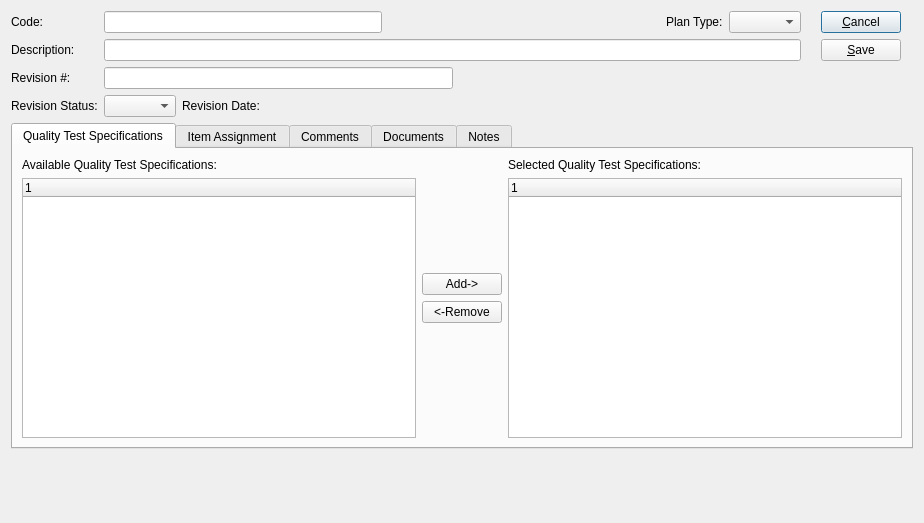
<?xml version="1.0" encoding="UTF-8"?>
<ui version="4.0">
 <comment>This file is part of the Quality Package for xTuple ERP, and is
 Copyright (c) 1999-2017 by OpenMFG LLC, d/b/a xTuple.
 It is licensed to you under the xTuple End-User License Agreement
 (&quot;the EULA&quot;), the full text of which is available at www.xtuple.com/EULA
 While the EULA gives you access to source code and encourages your
 involvement in the development process, this Package is not free software.
 By using this software, you agree to be bound by the terms of the EULA.</comment>
 <class>qplan</class>
 <widget class="QDialog" name="qplan">
  <property name="geometry">
   <rect>
    <x>0</x>
    <y>0</y>
    <width>924</width>
    <height>523</height>
   </rect>
  </property>
  <property name="windowTitle">
   <string>Quality Plan</string>
  </property>
  <property name="layoutDirection">
   <enum>Qt::LeftToRight</enum>
  </property>
  <layout class="QVBoxLayout" name="verticalLayout_2">
   <item>
    <layout class="QHBoxLayout" name="horizontalLayout_3">
     <item>
      <layout class="QGridLayout" name="gridLayout_7">
       <item row="2" column="0">
        <widget class="QLabel" name="_revNumLit">
         <property name="text">
          <string>Revision #:</string>
         </property>
        </widget>
       </item>
       <item row="0" column="0">
        <widget class="QLabel" name="_codeLit">
         <property name="text">
          <string>Code:</string>
         </property>
        </widget>
       </item>
       <item row="1" column="0">
        <widget class="QLabel" name="_descLit">
         <property name="text">
          <string>Description:</string>
         </property>
        </widget>
       </item>
       <item row="3" column="0">
        <widget class="QLabel" name="_revStatLit">
         <property name="text">
          <string>Revision Status:</string>
         </property>
        </widget>
       </item>
       <item row="1" column="1">
        <widget class="XLineEdit" name="_desc"/>
       </item>
       <item row="2" column="1">
        <layout class="QHBoxLayout" name="horizontalLayout">
         <item>
          <widget class="XLineEdit" name="_revnum">
           <property name="enabled">
            <bool>true</bool>
           </property>
          </widget>
         </item>
         <item>
          <spacer name="horizontalSpacer_3">
           <property name="orientation">
            <enum>Qt::Horizontal</enum>
           </property>
           <property name="sizeHint" stdset="0">
            <size>
             <width>40</width>
             <height>20</height>
            </size>
           </property>
          </spacer>
         </item>
        </layout>
       </item>
       <item row="0" column="1">
        <layout class="QHBoxLayout" name="horizontalLayout_2">
         <item>
          <widget class="QLineEdit" name="_code"/>
         </item>
         <item>
          <spacer name="horizontalSpacer_2">
           <property name="orientation">
            <enum>Qt::Horizontal</enum>
           </property>
           <property name="sizeHint" stdset="0">
            <size>
             <width>40</width>
             <height>20</height>
            </size>
           </property>
          </spacer>
         </item>
         <item>
          <widget class="XLabel" name="_planTypeLit">
           <property name="text">
            <string>Plan Type:</string>
           </property>
          </widget>
         </item>
         <item>
          <widget class="XComboBox" name="_planType"/>
         </item>
        </layout>
       </item>
       <item row="3" column="1">
        <layout class="QHBoxLayout" name="horizontalLayout_4">
         <item>
          <widget class="XComboBox" name="_revstat">
           <property name="allowNull">
            <bool>false</bool>
           </property>
          </widget>
         </item>
         <item>
          <widget class="XLabel" name="_revDateLit">
           <property name="text">
            <string>Revision Date:</string>
           </property>
          </widget>
         </item>
         <item>
          <widget class="DLineEdit" name="_revDate"/>
         </item>
         <item>
          <spacer name="horizontalSpacer">
           <property name="orientation">
            <enum>Qt::Horizontal</enum>
           </property>
           <property name="sizeHint" stdset="0">
            <size>
             <width>40</width>
             <height>20</height>
            </size>
           </property>
          </spacer>
         </item>
        </layout>
       </item>
      </layout>
     </item>
     <item>
      <layout class="QVBoxLayout" name="verticalLayout">
       <property name="leftMargin">
        <number>14</number>
       </property>
       <property name="rightMargin">
        <number>12</number>
       </property>
       <item>
        <widget class="QPushButton" name="_cancel">
         <property name="text">
          <string>&amp;Cancel</string>
         </property>
         <property name="shortcut">
          <string>Ctrl+C</string>
         </property>
        </widget>
       </item>
       <item>
        <widget class="QPushButton" name="_save">
         <property name="text">
          <string>&amp;Save</string>
         </property>
         <property name="shortcut">
          <string>Ctrl+S</string>
         </property>
        </widget>
       </item>
       <item>
        <spacer name="verticalSpacer_4">
         <property name="orientation">
          <enum>Qt::Vertical</enum>
         </property>
         <property name="sizeHint" stdset="0">
          <size>
           <width>20</width>
           <height>40</height>
          </size>
         </property>
        </spacer>
       </item>
       <item>
        <spacer name="verticalSpacer">
         <property name="orientation">
          <enum>Qt::Vertical</enum>
         </property>
         <property name="sizeType">
          <enum>QSizePolicy::Fixed</enum>
         </property>
         <property name="sizeHint" stdset="0">
          <size>
           <width>20</width>
           <height>0</height>
          </size>
         </property>
        </spacer>
       </item>
      </layout>
     </item>
    </layout>
   </item>
   <item>
    <widget class="QTabWidget" name="_tabs">
     <property name="currentIndex">
      <number>0</number>
     </property>
     <widget class="QWidget" name="_qspecTab">
      <attribute name="title">
       <string>Quality Test Specifications</string>
      </attribute>
      <layout class="QGridLayout" name="gridLayout_6">
       <item row="0" column="0">
        <layout class="QHBoxLayout" name="horizontalLayout_5">
         <item>
          <layout class="QVBoxLayout" name="verticalLayout_5">
           <item>
            <widget class="QLabel" name="_compAvailableSuccessorsLit">
             <property name="text">
              <string>Available Quality Test Specifications:</string>
             </property>
            </widget>
           </item>
           <item>
            <widget class="XTreeWidget" name="_availableQSpecs"/>
           </item>
          </layout>
         </item>
         <item>
          <layout class="QVBoxLayout" name="verticalLayout_3">
           <item>
            <spacer>
             <property name="orientation">
              <enum>Qt::Vertical</enum>
             </property>
             <property name="sizeType">
              <enum>QSizePolicy::Fixed</enum>
             </property>
             <property name="sizeHint" stdset="0">
              <size>
               <width>20</width>
               <height>20</height>
              </size>
             </property>
            </spacer>
           </item>
           <item>
            <layout class="QVBoxLayout" name="verticalLayout_4">
             <item>
              <widget class="QPushButton" name="_addSpec">
               <property name="focusPolicy">
                <enum>Qt::NoFocus</enum>
               </property>
               <property name="text">
                <string>Add-&gt;</string>
               </property>
              </widget>
             </item>
             <item>
              <widget class="QPushButton" name="_removeSpec">
               <property name="focusPolicy">
                <enum>Qt::NoFocus</enum>
               </property>
               <property name="text">
                <string>&lt;-Remove</string>
               </property>
              </widget>
             </item>
            </layout>
           </item>
           <item>
            <spacer>
             <property name="orientation">
              <enum>Qt::Vertical</enum>
             </property>
             <property name="sizeType">
              <enum>QSizePolicy::Fixed</enum>
             </property>
             <property name="sizeHint" stdset="0">
              <size>
               <width>20</width>
               <height>20</height>
              </size>
             </property>
            </spacer>
           </item>
          </layout>
         </item>
         <item>
          <layout class="QVBoxLayout" name="verticalLayout_6">
           <item>
            <widget class="QLabel" name="_addedbooitemsLit">
             <property name="text">
              <string>Selected Quality Test Specifications:</string>
             </property>
            </widget>
           </item>
           <item>
            <widget class="XTreeWidget" name="_selectedQSpecs"/>
           </item>
          </layout>
         </item>
        </layout>
       </item>
      </layout>
     </widget>
     <widget class="QWidget" name="_itemAssignments">
      <attribute name="title">
       <string>Item Assignment</string>
      </attribute>
      <layout class="QGridLayout" name="gridLayout_5">
       <item row="11" column="0">
        <layout class="QHBoxLayout" name="horizontalLayout_6">
         <item>
          <layout class="QVBoxLayout" name="verticalLayout_7">
           <item>
            <widget class="QLabel" name="_assignedItemsLit">
             <property name="text">
              <string>Assigned Items:</string>
             </property>
            </widget>
           </item>
           <item>
            <widget class="XTreeWidget" name="_assignedItems">
             <zorder>qt_scrollarea_viewport</zorder>
            </widget>
           </item>
          </layout>
         </item>
         <item>
          <layout class="QVBoxLayout" name="verticalLayout_8">
           <item>
            <layout class="QVBoxLayout" name="verticalLayout_9">
             <item>
              <widget class="QPushButton" name="_addItem">
               <property name="text">
                <string>Add Item</string>
               </property>
              </widget>
             </item>
             <item>
              <widget class="QPushButton" name="_editItem">
               <property name="enabled">
                <bool>false</bool>
               </property>
               <property name="text">
                <string>Edit Item</string>
               </property>
              </widget>
             </item>
             <item>
              <widget class="QPushButton" name="_removeItem">
               <property name="enabled">
                <bool>false</bool>
               </property>
               <property name="text">
                <string>Remove</string>
               </property>
              </widget>
             </item>
             <item>
              <spacer>
               <property name="orientation">
                <enum>Qt::Vertical</enum>
               </property>
               <property name="sizeType">
                <enum>QSizePolicy::Fixed</enum>
               </property>
               <property name="sizeHint" stdset="0">
                <size>
                 <width>20</width>
                 <height>200</height>
                </size>
               </property>
              </spacer>
             </item>
            </layout>
           </item>
          </layout>
         </item>
        </layout>
       </item>
      </layout>
     </widget>
     <widget class="QWidget" name="_commentsTab">
      <attribute name="title">
       <string>Comments</string>
      </attribute>
      <layout class="QGridLayout" name="gridLayout_3">
       <item row="0" column="0">
        <widget class="Comments" name="_comments"/>
       </item>
      </layout>
     </widget>
     <widget class="QWidget" name="_documentsTab">
      <attribute name="title">
       <string>Documents</string>
      </attribute>
      <layout class="QGridLayout" name="gridLayout_4">
       <item row="0" column="0">
        <widget class="Documents" name="_documents"/>
       </item>
      </layout>
     </widget>
     <widget class="QWidget" name="tab">
      <attribute name="title">
       <string>Notes</string>
      </attribute>
      <layout class="QVBoxLayout" name="verticalLayout_10">
       <item>
        <widget class="XTextEdit" name="_notes"/>
       </item>
      </layout>
     </widget>
    </widget>
   </item>
   <item>
    <spacer name="verticalSpacer_2">
     <property name="orientation">
      <enum>Qt::Vertical</enum>
     </property>
     <property name="sizeHint" stdset="0">
      <size>
       <width>20</width>
       <height>40</height>
      </size>
     </property>
    </spacer>
   </item>
  </layout>
 </widget>
 <customwidgets>
  <customwidget>
   <class>Comments</class>
   <extends>QWidget</extends>
   <header>comments.h</header>
  </customwidget>
  <customwidget>
   <class>DLineEdit</class>
   <extends>QWidget</extends>
   <header>datecluster.h</header>
  </customwidget>
  <customwidget>
   <class>Documents</class>
   <extends>QWidget</extends>
   <header>documents.h</header>
  </customwidget>
  <customwidget>
   <class>XComboBox</class>
   <extends>QComboBox</extends>
   <header>xcombobox.h</header>
  </customwidget>
  <customwidget>
   <class>XLabel</class>
   <extends>QLabel</extends>
   <header>xlabel.h</header>
  </customwidget>
  <customwidget>
   <class>XLineEdit</class>
   <extends>QLineEdit</extends>
   <header>xlineedit.h</header>
  </customwidget>
  <customwidget>
   <class>XTreeWidget</class>
   <extends>QTreeWidget</extends>
   <header>xtreewidget.h</header>
   <container>1</container>
  </customwidget>
  <customwidget>
   <class>XTextEdit</class>
   <extends>QTextEdit</extends>
   <header>xtextedit.h</header>
  </customwidget>
 </customwidgets>
 <tabstops>
  <tabstop>_code</tabstop>
  <tabstop>_desc</tabstop>
  <tabstop>_revnum</tabstop>
  <tabstop>_revstat</tabstop>
  <tabstop>_tabs</tabstop>
  <tabstop>_availableQSpecs</tabstop>
  <tabstop>_save</tabstop>
  <tabstop>_cancel</tabstop>
  <tabstop>_addSpec</tabstop>
  <tabstop>_removeSpec</tabstop>
  <tabstop>_selectedQSpecs</tabstop>
  <tabstop>_assignedItems</tabstop>
  <tabstop>_removeItem</tabstop>
  <tabstop>_notes</tabstop>
  <tabstop>_addItem</tabstop>
  <tabstop>_editItem</tabstop>
 </tabstops>
 <resources/>
 <connections>
  <connection>
   <sender>_cancel</sender>
   <signal>clicked()</signal>
   <receiver>qplan</receiver>
   <slot>close()</slot>
   <hints>
    <hint type="sourcelabel">
     <x>335</x>
     <y>31</y>
    </hint>
    <hint type="destinationlabel">
     <x>246</x>
     <y>7</y>
    </hint>
   </hints>
  </connection>
 </connections>
</ui>
